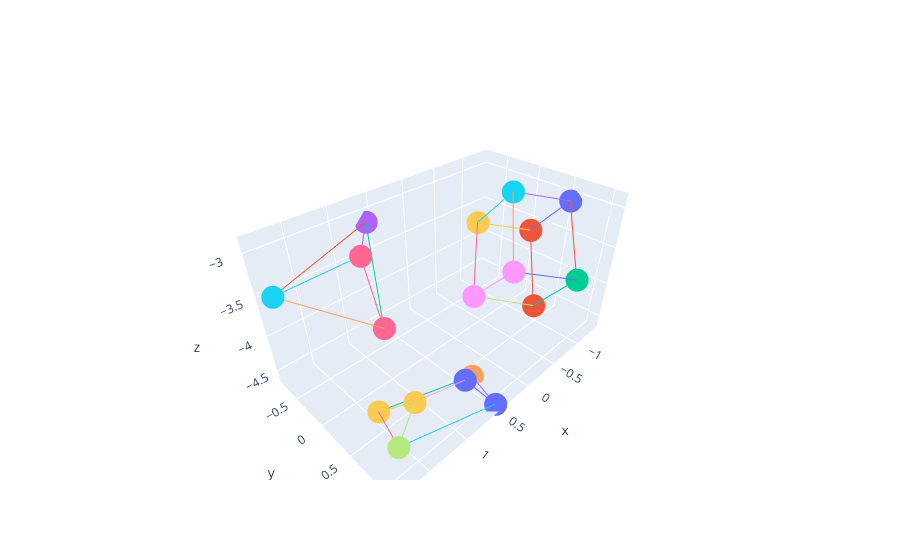

Notebook cell for this chart:
### Code cell
import plotly.graph_objects as go
import plotly.express as px

# U ovom slucaju crtamo jednostavnu kocku. Vi cete koristiti rekonstruisana temena
temenaKocke = pts3D #np.array([[0,0, 3], [0, 3,3], [3,3,3],[3, 0,3],[0,0,0], [0, 3,0], [3, 3,0],[3,0,0]] )
# Ovo su ivice kocke zadate indeksima temena
ivice = [[0, 1], [0, 3], [0, 4], [2, 3], [2, 1], [2, 6], [5, 6], [5, 4], [5, 1], [7, 6],
[7, 3], [7, 4], [9, 10], [9, 12], [9, 14], [11, 12], [11, 10], [11, 13], [13, 14],
[10, 13], [14, 12], [15, 16], [15, 17], [15, 18], [16, 17], [16, 18], [17, 18]]

# dodatne mogucnosti istrazite sami

#  prikaz scene - koristi "plotly" biblioteku
def prikazKocke(): 
    # izdvajamo x,y,z koordinate svih tacaka
    xdata = (np.transpose(temenaKocke))[0]
    ydata = (np.transpose(temenaKocke))[1]
    zdata = (np.transpose(temenaKocke))[2]
    # u data1 ubacujemo sve sto treba naccrtati
    data1 = []
    # za svaku ivicu crtamo duz na osnovu koordinata
    for i in range(len(ivice)):
        data1.append(go.Scatter3d(x=[xdata[ivice[i][0]], xdata[ivice[i][1]]], y=[ydata[ivice[i][0]], ydata[ivice[i][1]]],z=[zdata[ivice[i][0]], zdata[ivice[i][1]]]))
    fig = go.Figure(data = data1 )
    # da ne prikazuje legendu
    fig.update_layout(showlegend=False)
    # pravi html fajl (ako zelite da napravite "rotatable" 3D rekonstruciju)
    # birate kao parametar velicinu apleta. fulhtml=False je vazno da ne bi pravio ogroman fajl
    # ovde stavite neki vas folder
    fig.write_html("./rekonstrukcija", include_plotlyjs = 'cdn', default_width = '800px', default_height = '600px', full_html = False) #Modifiy the html file
    fig.show()

prikazKocke()

### Figure 1 — Plotly figure (JSON) as saved in the notebook; plotly's stock layout.template omitted (floating-point values rounded to 4 significant figures)
{"data": [{"type": "scatter3d", "x": [-0.868, -0.1638], "y": [1.056, 0.6935], "z": [-3.712, -3.447]}, {"type": "scatter3d", "x": [-0.868, -1.366], "y": [1.056, 0.5409], "z": [-3.712, -3.083]}, {"type": "scatter3d", "x": [-0.868, -0.8474], "y": [1.056, 0.5536], "z": [-3.712, -4.329]}, {"type": "scatter3d", "x": [-0.7223, -1.366], "y": [0.1848, 0.5409], "z": [-2.882, -3.083]}, {"type": "scatter3d", "x": [-0.7223, -0.1638], "y": [0.1848, 0.6935], "z": [-2.882, -3.447]}, {"type": "scatter3d", "x": [-0.7223, -0.7017], "y": [0.1848, -0.2991], "z": [-2.882, -3.426]}, {"type": "scatter3d", "x": [-0.1533, -0.7017], "y": [0.1618, -0.2991], "z": [-4.029, -3.426]}, {"type": "scatter3d", "x": [-0.1533, -0.8474], "y": [0.1618, 0.5536], "z": [-4.029, -4.329]}, {"type": "scatter3d", "x": [-0.1533, -0.1638], "y": [0.1618, 0.6935], "z": [-4.029, -3.447]}, {"type": "scatter3d", "x": [-1.326, -0.7017], "y": [0.06311, -0.2991], "z": [-3.629, -3.426]}, {"type": "scatter3d", "x": [-1.326, -1.366], "y": [0.06311, 0.5409], "z": [-3.629, -3.083]}, {"type": "scatter3d", "x": [-1.326, -0.8474], "y": [0.06311, 0.5536], "z": [-3.629, -4.329]}, {"type": "scatter3d", "x": [0.3725, 1.487], "y": [0.6435, 0.3942], "z": [-4.625, -4.498]}, {"type": "scatter3d", "x": [0.3725, 0.499], "y": [0.6435, 1.097], "z": [-4.625, -4.62]}, {"type": "scatter3d", "x": [0.3725, 0.6552], "y": [0.6435, 0.7967], "z": [-4.625, -4.364]}, {"type": "scatter3d", "x": [1.62, 0.499], "y": [0.8695, 1.097], "z": [-4.48, -4.62]}, {"type": "scatter3d", "x": [1.62, 1.487], "y": [0.8695, 0.3942], "z": [-4.48, -4.498]}, {"type": "scatter3d", "x": [1.62, 1.245], "y": [0.8695, 0.6787], "z": [-4.48, -4.325]}, {"type": "scatter3d", "x": [1.245, 0.6552], "y": [0.6787, 0.7967], "z": [-4.325, -4.364]}, {"type": "scatter3d", "x": [1.487, 1.245], "y": [0.3942, 0.6787], "z": [-4.498, -4.325]}, {"type": "scatter3d", "x": [0.6552, 0.499], "y": [0.7967, 1.097], "z": [-4.364, -4.62]}, {"type": "scatter3d", "x": [0.5876, 1.824], "y": [-0.7937, -0.6716], "z": [-3.136, -3.45]}, {"type": "scatter3d", "x": [0.5876, 1.006], "y": [-0.7937, -0.05486], "z": [-3.136, -3.962]}, {"type": "scatter3d", "x": [0.5876, 1.235], "y": [-0.7937, 0.03736], "z": [-3.136, -2.94]}, {"type": "scatter3d", "x": [1.824, 1.006], "y": [-0.6716, -0.05486], "z": [-3.45, -3.962]}, {"type": "scatter3d", "x": [1.824, 1.235], "y": [-0.6716, 0.03736], "z": [-3.45, -2.94]}, {"type": "scatter3d", "x": [1.006, 1.235], "y": [-0.05486, 0.03736], "z": [-3.962, -2.94]}], "layout": {"showlegend": false}}
